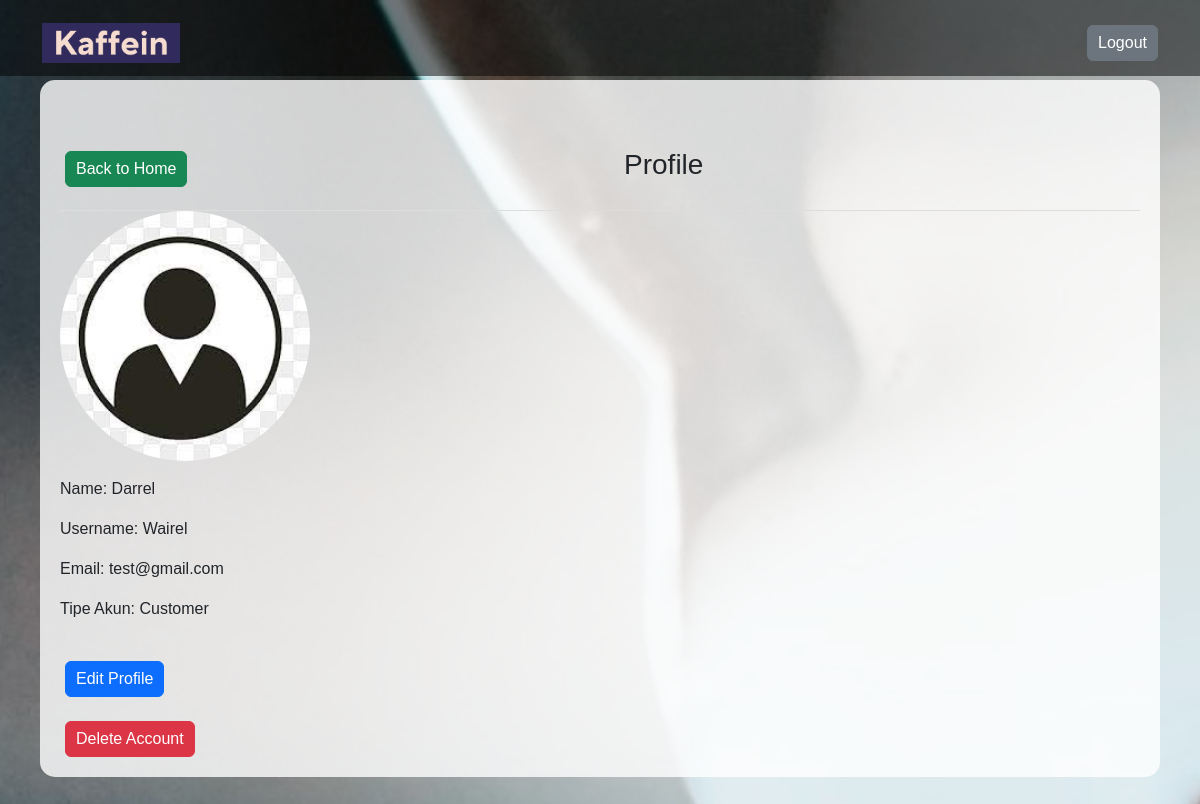
The page /profile.php (signed in) on the database its author committed.
### tables this page shows
CREATE TABLE `customer` (
  `customer_id` int(11) NOT NULL,
  `name` varchar(100) NOT NULL,
  `username` varchar(100) NOT NULL,
  `password` varchar(300) NOT NULL,
  `email` varchar(300) NOT NULL,
  `profile_photo` varchar(100) NOT NULL DEFAULT 'default'
);

### profile.php (the view, shortened to what this page needs)
<?php
    include('config.php');
	if(!isset($_SESSION['id'])){
        session_destroy();
        header("refresh:3; url=index.php");
        die("Forbidden... Redirecting to home...");
    }
    else{
        $type = $_SESSION['type'];
    }
    if (isset($_SESSION['id'])) {
        $id = $_SESSION['id'];
        $type = $_SESSION['type'];
        if ($_SESSION['type']=="owner") {
            $query = mysqli_query($connect, "SELECT `name`, `username`, `password`, `email`, `profile_photo` FROM `owner` WHERE `owner_id`='$id'");
            $data = mysqli_fetch_array($query);
        }
        elseif($_SESSION['type']=="customer"){
            $query = mysqli_query($connect, "SELECT `name`, `username`, `password`, `email`, `profile_photo` FROM `customer` WHERE `customer_id` = '$id'");
            $data = mysqli_fetch_array($query);
        }
        else {
            header('Location: error.php');
        }
    }
?>
<!DOCTYPE html>
<html>
<head>
    <link href="https://cdn.jsdelivr.net/npm/bootstrap@5.3.2/dist/css/bootstrap.min.css" rel="stylesheet">
    <link rel="stylesheet" href="./assets/css/styles.css">
</head>
<body>
<nav class="navbar navbar-expand-sm navbar-dark fixed-top">
		<div class="container">
			<a class="navbar-brand" href="index.php">
				<img src="./assets/img/3 crop.png" alt="KAFFEIN" class="logo" style="max-height: 40px; padd">
			</a>
			<ul class = "navbar-nav ms-auto">
				<li class="nav-item d-none d-sm-block">
				<button class="btn btn-secondary btn-animate" onclick="document.location='logout.php'">Logout</button>
				</li>
			</ul>
		</div>
	</nav>
	<div class="containery">
	<header class="d-flex justify-content-between align-items-center mt-5">
		 <div>
                <?php
                if($type=="owner"){
                    echo "<button class=\"btn btn-success btn-animate\" onclick=\"document.location='mycafe.php'\">Back to My Cafe</button>";
                }
                else{
                    echo "<button class=\"btn btn-success btn-animate\" onclick=\"document.location='find.php?loc=NULL'\">Back to Home</button>";
                }
                ?>
            </div>
	<h3>Profile</h3>
	</header>
		<p>
            <img src='./profiles<?php
			echo "/".$type."/".$data['profile_photo'].""
			?>.jpg' alt="<?php echo $data['name']?>" style="height: 250px; width: 250px;" class="rounded-pill" >
        </p>
		<p>
			<label for="nama">Name: <?php echo $data['name']?></label>
		</p>
		<p>
			<label for="username">Username: <?php echo $data['username']?></label>
		</p>
        <p>
			<label for="email">Email: <?php echo $data['email']?></label>
		</p>
		<p>
			<label for="tipe">Tipe Akun:
			<?php
			if($type == 'owner'){
				echo "Owner";
			}
			else{
				echo "Customer";
			}
			?>
			</label>
		</p>
	<br>
	<button class="btn btn-primary btn-animate" onclick="document.location='form-profile-edit.php'">Edit Profile</button>
	<br><br>
	<button class="btn btn-danger btn-animate" onclick="document.location='delete.php'">Delete Account</button>
	</body>
</html>

### assets/css/styles.css (style rules this page uses)
body { height: 5000px; font-family: "Raleway", Helvetica; overflow-x: hidden; }
.navbar { background-color: rgba(0, 0, 0, .5); transition: all 0.5s; }
.logo { max-height: 50px; margin-right: 10px; }
header { padding-bottom: 20px; border-bottom: 1px solid #ddd; }
.btn-animate { padding: 5px 10px; margin-left: 5px; }
.container { padding-top: 10px; }

### profile.php (style rules this page uses)
body { background: url('./assets/img/home1.png') no-repeat center center fixed; background-size: cover; }
.containery { background-color: rgba(255, 255, 255, 0.8); border-radius: 15px; padding: 20px; margin-top: 80px; margin-left: 40px; margin-right: 40px; }

### rows shown on the page
customer: profile_photo (placeholder picture), name "Darrel", username "Wairel", email "test@gmail.com"
